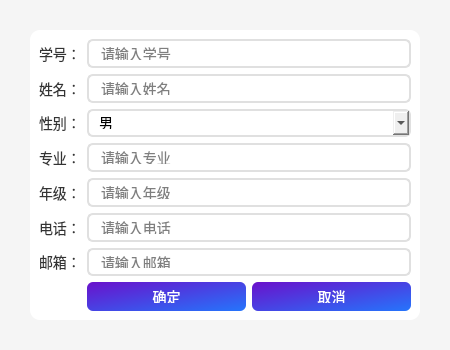
<?xml version="1.0" encoding="UTF-8"?>
<ui version="4.0">
 <class>StudentDialog</class>
 <widget class="QDialog" name="StudentDialog">
  <property name="geometry">
   <rect>
    <x>0</x>
    <y>0</y>
    <width>450</width>
    <height>350</height>
   </rect>
  </property>
  <property name="windowTitle">
   <string>学生信息</string>
  </property>
  <property name="styleSheet">
   <string notr="true">QDialog {
    background: #f5f5f5;
}
QFrame {
    background: white;
    border-radius: 10px;
}
QLabel {
    color: #333;
    font-size: 14px;
}
QLineEdit {
    border: 2px solid #e0e0e0;
    border-radius: 6px;
    padding: 6px 10px;
    font-size: 14px;
}
QLineEdit:focus {
    border-color: #6a11cb;
}
QComboBox {
    border: 2px solid #e0e0e0;
    border-radius: 6px;
    padding: 6px 10px;
    font-size: 14px;
}
QComboBox:focus {
    border-color: #6a11cb;
}
QPushButton {
    background: qlineargradient(x1:0, y1:0, x2:1, y2:1, stop:0 #6a11cb, stop:1 #2575fc);
    color: white;
    border: none;
    border-radius: 6px;
    padding: 8px 25px;
    font-size: 14px;
}
QPushButton:hover {
    background: qlineargradient(x1:0, y1:0, x2:1, y2:1, stop:0 #7b2cbf, stop:1 #3498db);
}
</string>
  </property>
  <widget class="QFrame" name="frame">
   <property name="geometry">
    <rect>
     <x>30</x>
     <y>30</y>
     <width>390</width>
     <height>290</height>
    </rect>
   </property>
   <layout class="QFormLayout" name="formLayout">
    <item row="0" column="0">
     <widget class="QLabel" name="label">
      <property name="text">
       <string>学号：</string>
      </property>
     </widget>
    </item>
    <item row="0" column="1">
     <widget class="QLineEdit" name="idEdit">
      <property name="placeholderText">
       <string>请输入学号</string>
      </property>
     </widget>
    </item>
    <item row="1" column="0">
     <widget class="QLabel" name="label_2">
      <property name="text">
       <string>姓名：</string>
      </property>
     </widget>
    </item>
    <item row="1" column="1">
     <widget class="QLineEdit" name="nameEdit">
      <property name="placeholderText">
       <string>请输入姓名</string>
      </property>
     </widget>
    </item>
    <item row="2" column="0">
     <widget class="QLabel" name="label_3">
      <property name="text">
       <string>性别：</string>
      </property>
     </widget>
    </item>
    <item row="2" column="1">
     <widget class="QComboBox" name="genderCombo">
      <item>
       <property name="text">
        <string>男</string>
       </property>
      </item>
      <item>
       <property name="text">
        <string>女</string>
       </property>
      </item>
     </widget>
    </item>
    <item row="3" column="0">
     <widget class="QLabel" name="label_4">
      <property name="text">
       <string>专业：</string>
      </property>
     </widget>
    </item>
    <item row="3" column="1">
     <widget class="QLineEdit" name="majorEdit">
      <property name="placeholderText">
       <string>请输入专业</string>
      </property>
     </widget>
    </item>
    <item row="4" column="0">
     <widget class="QLabel" name="label_5">
      <property name="text">
       <string>年级：</string>
      </property>
     </widget>
    </item>
    <item row="4" column="1">
     <widget class="QLineEdit" name="gradeEdit">
      <property name="placeholderText">
       <string>请输入年级</string>
      </property>
     </widget>
    </item>
    <item row="5" column="0">
     <widget class="QLabel" name="label_6">
      <property name="text">
       <string>电话：</string>
      </property>
     </widget>
    </item>
    <item row="5" column="1">
     <widget class="QLineEdit" name="phoneEdit">
      <property name="placeholderText">
       <string>请输入电话</string>
      </property>
     </widget>
    </item>
    <item row="6" column="0">
     <widget class="QLabel" name="label_7">
      <property name="text">
       <string>邮箱：</string>
      </property>
     </widget>
    </item>
    <item row="6" column="1">
     <widget class="QLineEdit" name="emailEdit">
      <property name="placeholderText">
       <string>请输入邮箱</string>
      </property>
     </widget>
    </item>
    <item row="7" column="0">
     <spacer name="verticalSpacer">
      <property name="orientation">
       <enum>Qt::Vertical</enum>
      </property>
      <property name="sizeHint" stdset="0">
       <size>
        <width>20</width>
        <height>10</height>
       </size>
      </property>
     </spacer>
    </item>
    <item row="7" column="1">
     <layout class="QHBoxLayout" name="horizontalLayout">
      <item>
       <widget class="QPushButton" name="okBtn">
        <property name="text">
         <string>确定</string>
        </property>
       </widget>
      </item>
      <item>
       <widget class="QPushButton" name="cancelBtn">
        <property name="text">
         <string>取消</string>
        </property>
       </widget>
      </item>
     </layout>
    </item>
   </layout>
  </widget>
 </widget>
 <resources/>
 <connections>
  <connection>
   <sender>okBtn</sender>
   <signal>clicked()</signal>
   <receiver>StudentDialog</receiver>
   <slot>on_okBtn_clicked()</slot>
   <hints>
    <hint type="sourcelabel">
     <x>150</x>
     <y>265</y>
    </hint>
    <hint type="destinationlabel">
     <x>224</x>
     <y>174</y>
    </hint>
   </hints>
  </connection>
  <connection>
   <sender>cancelBtn</sender>
   <signal>clicked()</signal>
   <receiver>StudentDialog</receiver>
   <slot>on_cancelBtn_clicked()</slot>
   <hints>
    <hint type="sourcelabel">
     <x>240</x>
     <y>265</y>
    </hint>
    <hint type="destinationlabel">
     <x>224</x>
     <y>174</y>
    </hint>
   </hints>
  </connection>
 </connections>
</ui>
